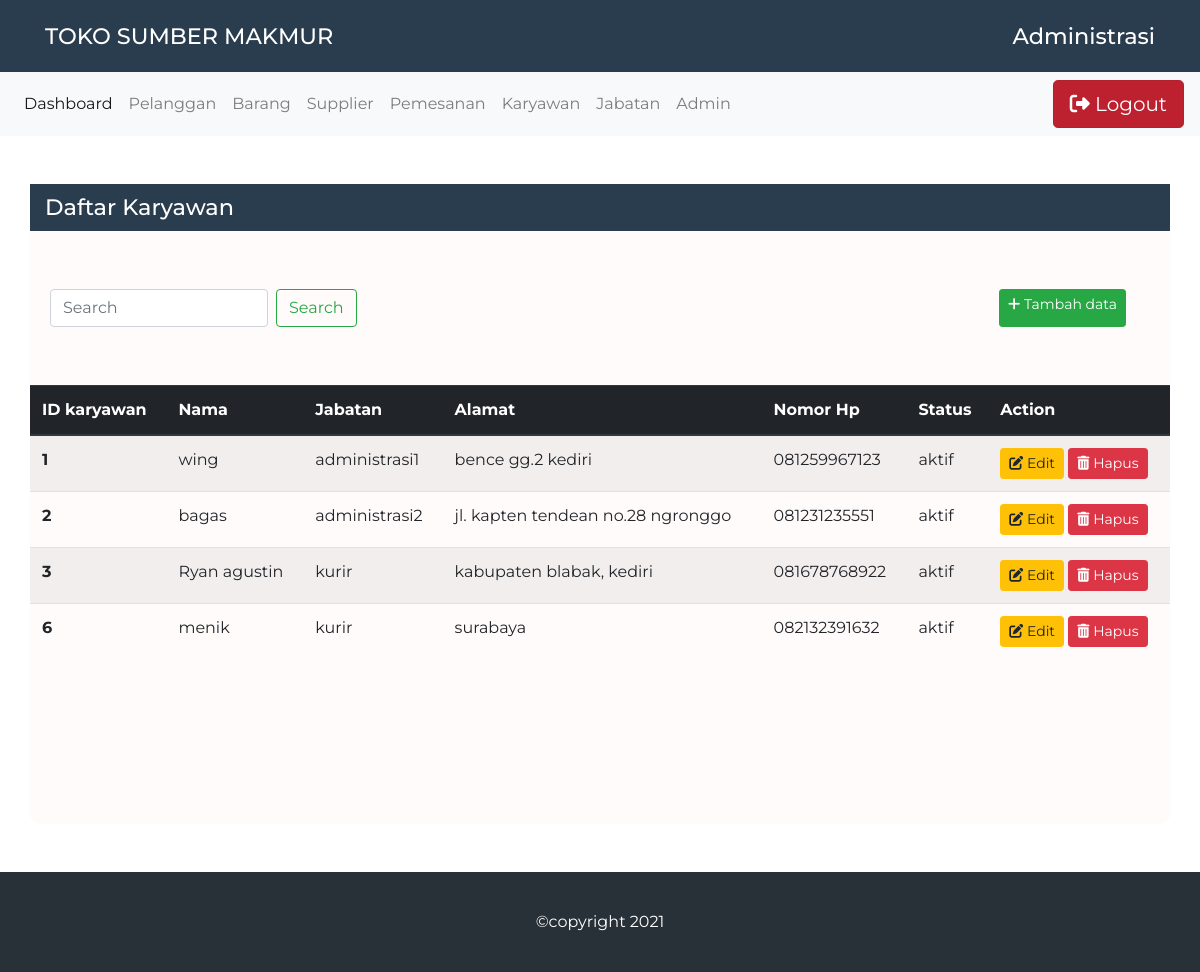
Screenshot of /public/karyawan (signed in) with the database file from the repository.
### tables this page shows
CREATE TABLE `karyawan` (
  `id_karyawan` int(11) NOT NULL,
  `id_jabatan` int(11) NOT NULL,
  `nama_karyawan` varchar(100) NOT NULL,
  `alamat_karyawan` text NOT NULL,
  `nomor_hp_karyawan` varchar(15) NOT NULL,
  `status_karyawan` varchar(45) DEFAULT 'aktif'
);

CREATE TABLE `jabatan` (
  `id_jabatan` int(11) NOT NULL,
  `nama_jabatan` varchar(100) NOT NULL,
  `gaji` int(8) NOT NULL DEFAULT 0
);

### app/core/Controller.php (called while the page is built, shortened)
<?php
class Controller{
    public function view($view,$data = []){
        require_once "../app/views/" . $view .".php";
    }
    public function model($model){
        return new $model;
    }
}

### app/controllers/Karyawan.php (called while the page is built, shortened)
<?php
class karyawan extends Controller
{
    public function index(){
        $data["judul"] = "Data Karyawan";
        $data["daftar"] = "Daftar Karyawan";
        $data["employees"] = $this->model("karyawan_model")->getDataKaryawan();
        $this->view("data_toko/karyawan",$data);
    }
}

### app/core/App.php (called while the page is built, shortened)
<?php
class App{
    protected $method = "index";
    protected $params = [];
    public function __construct()
    {
        $this->controller = new $this->controller;
        call_user_func_array([$this->controller,$this->method],$this->params);
    }
}

### public/index.php (called while the page is built, shortened)
<?php
$app = new App();

### app/core/Database.php (called while the page is built, shortened)
<?php
class Database{
    private $host = DB_HOST;
    private $user = DB_USER;
    private $pass = DB_PASS;
    private $db_name =  DB_NAME;
    private $dbh;
    private $stmt;
    public function __construct()
    {
        $dsn = "mysql:host=" . $this->host . ";dbname=". $this->db_name;
        $option = [
            PDO::ATTR_PERSISTENT => true,
            PDO::ATTR_ERRMODE => PDO::ERRMODE_EXCEPTION
        ];
        try{
            $this->dbh = new PDO($dsn,$this->user,$this->pass,$option);
        }catch(PDOException $e){
            die($e->getMessage());
        }
    }
    public function query($query){
        $this->stmt = $this->dbh->prepare($query);
    }
    public function execute(){
        $this->stmt->execute();
    }
    public function resultSet(){
        $this->execute();
        return $this->stmt->fetchAll(PDO::FETCH_ASSOC);
    }
}

### app/models/Karyawan_model.php (called while the page is built, shortened)
<?php
class Karyawan_model{
    private $db;
    public function __construct()
    {
        $this->db = new Database;
    }
    public function getDataKaryawan()
    {
        $this->db->query("SELECT * FROM karyawan AS k
                        JOIN jabatan AS j
                        ON j.id_jabatan = k.id_jabatan");
        $this->db->execute();
        return $this->db->resultSet();
    }
}

### app/views/data_toko/karyawan.php (the view, shortened to what this page needs)
<section>
      <div class="container data mt-5">
        <h2><?= $data["daftar"]?></h2>
        <div class="button mr-4 mt-5">
        <form class="form-inline" action="<?= BASEURL ?>/karyawan/cari" method="POST">
          <input name="cari" class="form-control mr-sm-2" type="text" placeholder="Search" />
          <button class="btn btn-outline-success my-2 my-sm-0" type="submit">Search</button>
        </form>
          <a href="<?= BASEURL ?>/karyawan/tambah" class="btn btn-success btn-sm"><i class="fas fa-plus"></i> Tambah data</a>
        </div>
        <div class="table-container mt-5">
<table class="table table-striped">
    <thead class="thead-dark">
        <tr>
        <th scope="col">ID karyawan</th>
        <th scope="col">Nama</th>
        <th scope="col">Jabatan</th>
        <th scope="col">Alamat</th>
        <th scope="col">Nomor Hp</th>
        <th scope="col">Status</th>
        <th scope="col">Action</th>
        </tr>
    </thead>
    <tbody>
        <?php foreach($data["employees"] as $employee): ?>
            <tr>
                <th scope="row"><?= $employee["id_karyawan"] ?></th>
                <td><?= $employee["nama_karyawan"] ?></td>
                <td><?= $employee["nama_jabatan"] ?></td>
                <td><?= $employee["alamat_karyawan"] ?></td>
                <td><?= $employee["nomor_hp_karyawan"] ?></td>
                <td><?= $employee["status_karyawan"] ?></td>
                <td>
                  <a href="<?= BASEURL ?>/karyawan/edit/<?= $employee["id_karyawan"] ?>" class="btn btn-warning btn-sm"><i class="fas fa-edit"></i> Edit</a>
                  <a href="<?= BASEURL ?>/karyawan/hapus/<?= $employee["id_karyawan"] ?>" class="btn btn-danger btn-sm tombol-hapus"><i class="fas fa-trash-alt"></i> Hapus</a>
                </td>
            </tr>
        <?php endforeach;?>
    </tbody>
</table>
</div>
      </div>
    </section>

### public/css/style.css (style rules this page uses)
* { font-family: "Montserrat", sans-serif; }
.data { background-color: #fffbfb; min-height: 80vh; padding: 0; border-radius: 10px; }
.data h2 { background-color: #2a3d4f; color: #fff; font-size: 1.4em; padding: 10px 15px; }
.data .button { display: flex; justify-content: space-between; padding: 10px 20px; }
.data .table-container { overflow: auto; }
.data .table-container table { min-width: 1000px; }

### rows the page displays
karyawan: id_karyawan "1", nama_karyawan "wing", id_jabatan.nama_jabatan "administrasi1", alamat_karyawan "bence gg.2 kediri", nomor_hp_karyawan "081259967123", status_karyawan "aktif"
karyawan: id_karyawan "2", nama_karyawan "bagas", id_jabatan.nama_jabatan "administrasi2", alamat_karyawan "jl. kapten tendean no.28 ngronggo", nomor_hp_karyawan "081231235551", status_karyawan "aktif"
karyawan: id_karyawan "3", nama_karyawan "Ryan agustin", id_jabatan.nama_jabatan "kurir", alamat_karyawan "kabupaten blabak, kediri", nomor_hp_karyawan "081678768922", status_karyawan "aktif"
karyawan: id_karyawan "6", nama_karyawan "menik", id_jabatan.nama_jabatan "kurir", alamat_karyawan "surabaya", nomor_hp_karyawan "082132391632", status_karyawan "aktif"

### other values shown
$data["daftar"] "Daftar Karyawan"
